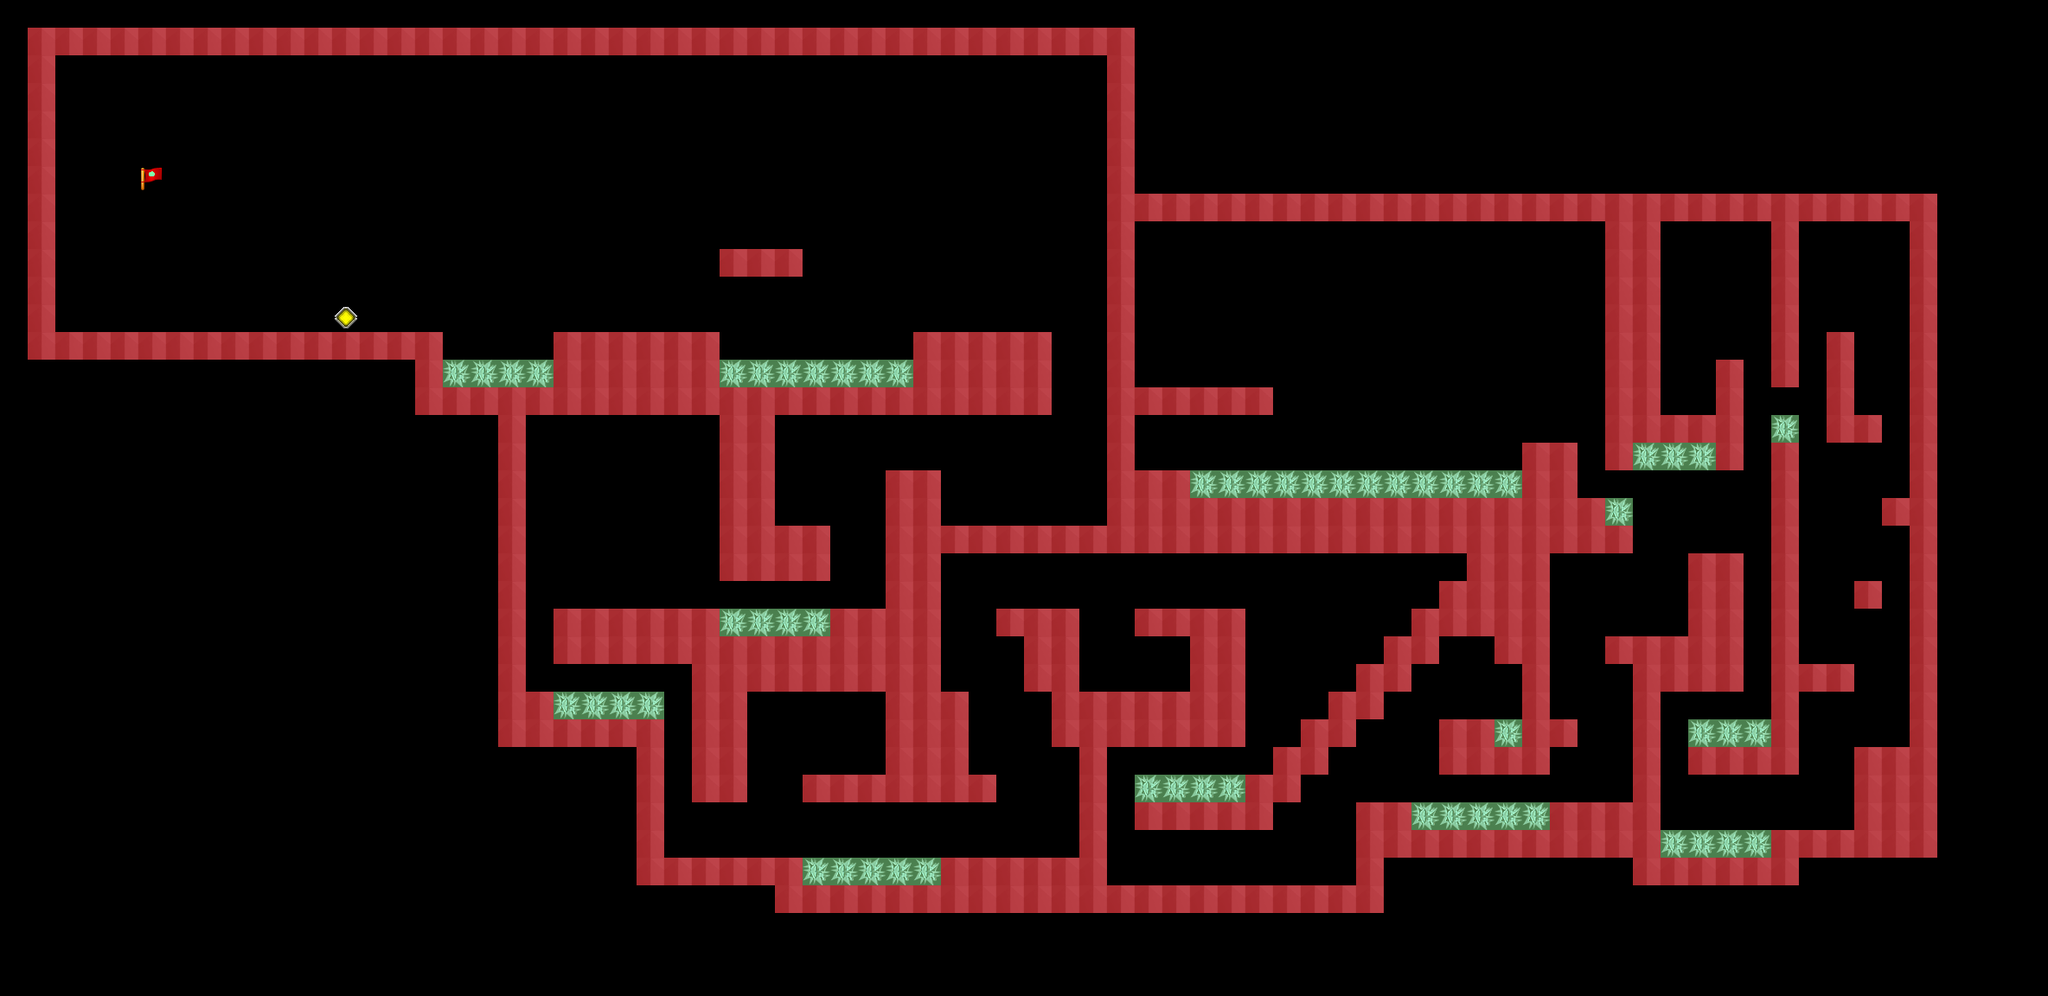

Rendered tile map (Tiled .tmx) drawn with the repository's tilesets; below, a short description and the map source with its tile grids summarised:
An orthogonal 74x36 tile map with 32x32 px tiles, 4 tile layers (Background, Objects, Solid, Spikes) and 4 objects (Spawn Point, Powerup).

<map version="1.0" orientation="orthogonal" renderorder="right-down" width="74" height="36" tilewidth="32" tileheight="32" nextobjectid="94">
 <tileset firstgid="1" name="BoundsTilesheet" tilewidth="32" tileheight="32" tilecount="16" columns="4">
  <image source="spritesheets/bounds_tilesheet.png" width="128" height="128" />
  <tile id="1">
   <objectgroup draworder="index">
    <object id="1" x="0" y="0" width="32" height="32" />
   </objectgroup>
  </tile>
  <tile id="5">
   <objectgroup draworder="index" />
  </tile>
  <tile id="9">
   <objectgroup draworder="index">
    <object id="1" x="0" y="0" width="32" height="32" />
   </objectgroup>
  </tile>
 </tileset>
 <layer name="Background" width="74" height="36">
  <data>[2664 cells, 614 non-empty, 2 distinct tile ids]</data>
 </layer>
 <layer name="Objects" width="74" height="36">
  <properties>
   <property name="unity:ignore" value="visual" />
  </properties>
  <data>[2664 cells, 2 non-empty, 2 distinct tile ids]</data>
 </layer>
 <layer name="Solid" width="74" height="36">
  <properties>
   <property name="unity:ignore" value="visual" />
   <property name="unity:layer" value="Solid" />
  </properties>
  <data>[2664 cells, 556 non-empty, 1 distinct tile ids]</data>
 </layer>
 <layer name="Spikes" width="74" height="36">
  <properties>
   <property name="unity:ignore" value="visual" />
   <property name="unity:isTrigger" type="bool" value="true" />
  </properties>
  <data>[2664 cells, 58 non-empty, 1 distinct tile ids]</data>
 </layer>
 <objectgroup name="MappedObjects">
  <object id="77" name="Spawn Point" x="160" y="192" width="32" height="32">
   <properties>
    <property name="type" value="SpawnPoint" />
   </properties>
  </object>
  <object id="78" name="Powerup" x="384" y="352" width="32" height="32">
   <properties>
    <property name="powerup" value="Freeze" />
    <property name="type" value="Powerup" />
   </properties>
  </object>
 </objectgroup>
</map>